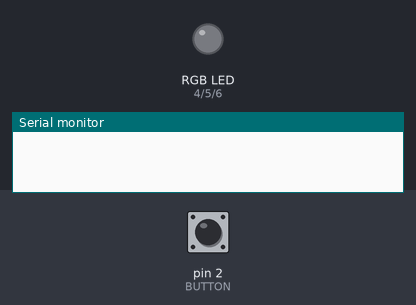
This sketch was run on a simulated Arduino Uno, built with avr-gcc and run on an emulated ATmega328P. Shown: an RGB LED mixed from three pins (HIGH = lit), the last lines printed to the serial monitor. The test bench sets the inputs (shaded band); at power-on: pin 2 (BUTTON) HIGH.

Above: at 1.2 s.
1.3 s: pin 2 (BUTTON) pulled LOW for 0.15 s
At 1.7 s:
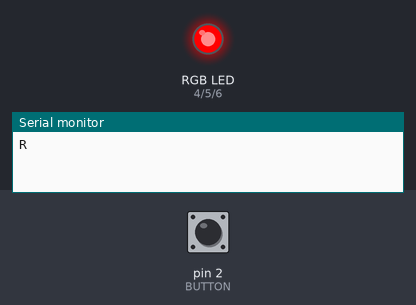
At 2.9 s:
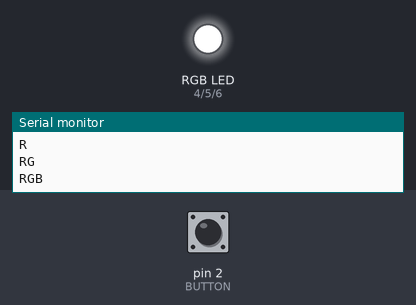
7.4 s: pin 2 (BUTTON) pulled LOW for 3.2 s
At 9.5 s:
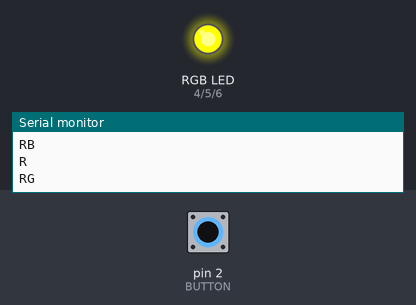
Timing chart, 0 to 17.1 s (numbered marks = the images above; inputs shaded):
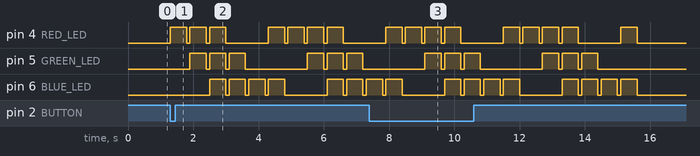

The sketch:

Lab2_Problem2.ino
```cpp
// ENCE 3210 - Microprocessor Systems 1
// Lab 2 - Problem 2
// By Rana Seif
//
// This code uses an interrupt for a button to trigger a particular LED Sequence to play

// Defines LED and BUTTON pin numbers as macros
#define RED_LED 4
#define GREEN_LED 5
#define BLUE_LED 6

#define BUTTON 2

// Sets up a flag that can be used within the interrupt
int gButtonFlag = 0;

void setup()
{
  // Sets up Serial Communication
  Serial.begin(9600);

  // Initializes I/Os
  pinMode(RED_LED, OUTPUT);
  pinMode(GREEN_LED, OUTPUT);
  pinMode(BLUE_LED, OUTPUT);

  // Pullup insures the button is only triggered when needed and not randomly
  pinMode(BUTTON, INPUT_PULLUP);

  // attaches an interrupt to handle the button press
  attachInterrupt(digitalPinToInterrupt(BUTTON), isr_button, CHANGE);

}

void loop()
{

  // This is the main loop where if the button Flag is triggered, the ledSequence function is called to play the sequence

  if (gButtonFlag == 1)
  {
    gButtonFlag = 0;    // Resets the Flag in preparation for the next button press
    ledSequence();      // Calls the ledSequence function
  }
}

void isr_button()
{
  // Attend to Button press (Interrupt)
    gButtonFlag = 1;
}

void ledSequence ()
{
  // This function outlines the code to turn on the LEDs to run through the sequence of LED lights (R-RG-RGB-GB-B-RB)

  digitalWrite(RED_LED, HIGH);
  Serial.println("R");
  delay(500);
  digitalWrite(RED_LED, LOW);
  delay(100);

  digitalWrite(RED_LED, HIGH);
  digitalWrite(GREEN_LED, HIGH);
  Serial.println("RG");
  delay(500);
  digitalWrite(RED_LED, LOW);
  digitalWrite(GREEN_LED, LOW);
  delay(100);

  digitalWrite(RED_LED, HIGH);
  digitalWrite(GREEN_LED, HIGH);
  digitalWrite(BLUE_LED, HIGH);
  Serial.println("RGB");
  delay(500);
  digitalWrite(RED_LED, LOW);
  digitalWrite(GREEN_LED, LOW);
  digitalWrite(BLUE_LED, LOW);
  delay(100);

  digitalWrite(GREEN_LED, HIGH);
  digitalWrite(BLUE_LED, HIGH);
  Serial.println("GB");
  delay(500);
  digitalWrite(GREEN_LED, LOW);
  digitalWrite(BLUE_LED, LOW);
  delay(100);

  digitalWrite(BLUE_LED, HIGH);
  Serial.println("B");
  delay(500);
  digitalWrite(BLUE_LED, LOW);
  delay(100);

  digitalWrite(RED_LED, HIGH);
  digitalWrite(BLUE_LED, HIGH);
  Serial.println("RB");
  delay(500);
  digitalWrite(RED_LED, LOW);
  digitalWrite(BLUE_LED, LOW);
  delay(100);

}
```

Measured:
- after the input at 1.3 s, pin 4 (RED_LED): LOW → HIGH at once, → LOW 0.50 s later, → HIGH 0.10 s later, → LOW 0.50 s later, … (14 changes in this stretch); pin 5 (GREEN_LED): LOW → HIGH after 0.60 s, → LOW 0.50 s later, → HIGH 0.10 s later, → LOW 0.50 s later, … (12 changes in this stretch)
- after the input at 7.4 s, pin 5 (GREEN_LED): LOW → HIGH after 1.7 s, → LOW 0.50 s later, → HIGH 0.10 s later, → LOW 0.50 s later, … (12 changes in this stretch)
